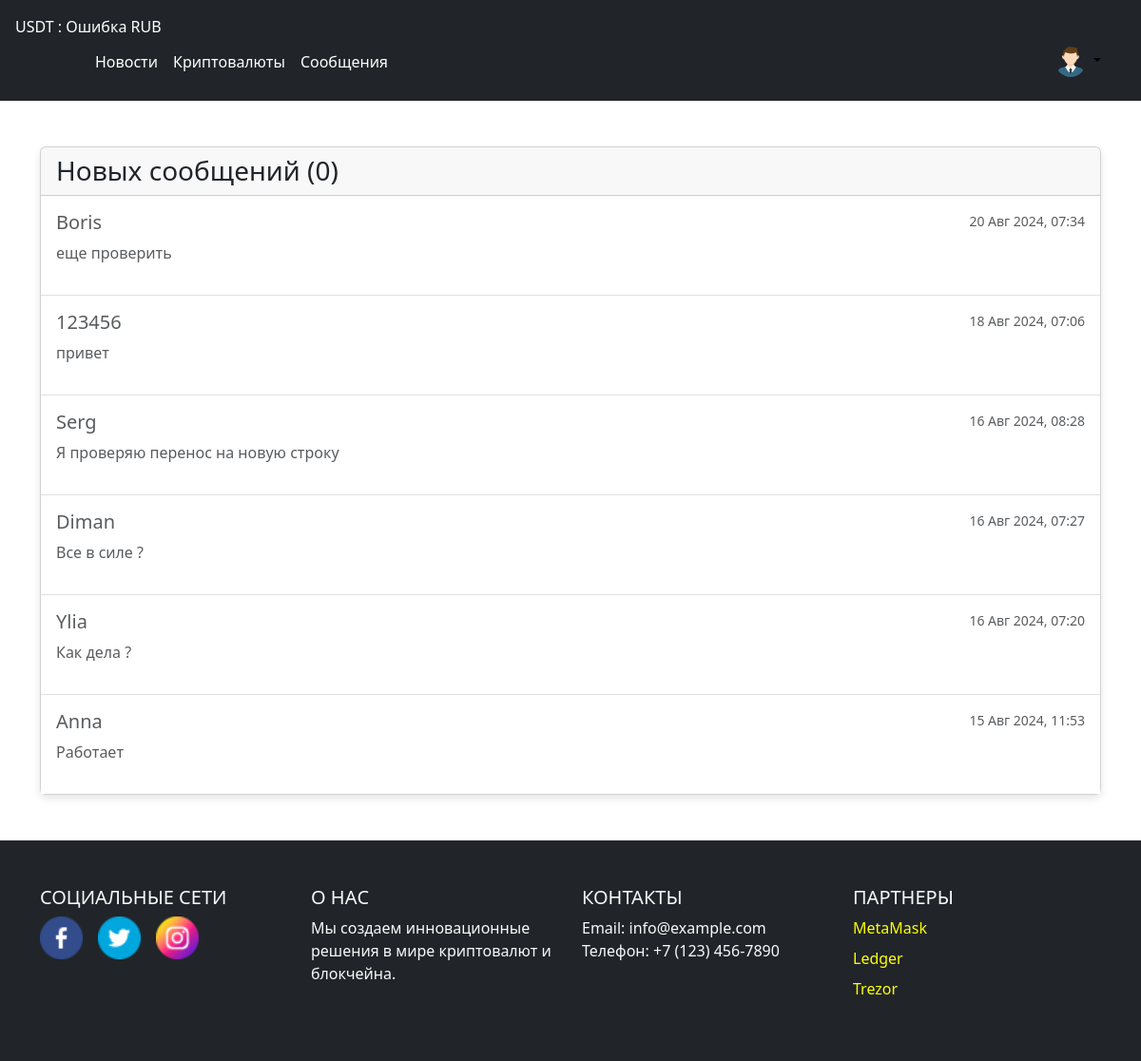
The page /users/inbox/ (signed in) on the database its author committed.
### users/models.py (models this page shows, shortened)
class Message(models.Model):
    sender = models.ForeignKey(Profile, on_delete=models.SET_NULL, null=True, blank=True, verbose_name='отправитель')
    recipient = models.ForeignKey(Profile, on_delete=models.SET_NULL, null=True, blank=True,
                                  related_name='messages', verbose_name='получатель')
    content = models.TextField( verbose_name='сообщение')
    is_read = models.BooleanField(default=False, verbose_name='прочитано')
    created = models.DateTimeField(auto_now_add=True)
    class Meta:
        ordering = ['is_read', '-created']
        verbose_name = 'сообщение'
        verbose_name_plural = 'Сообщения'

class Profile(models.Model):
    user = models.OneToOneField(User, on_delete=models.CASCADE, blank=True, verbose_name='пользователь')
    name = models.CharField(max_length=200, blank=True, verbose_name='имя')
    email = models.EmailField(max_length=500, blank=True)
    username = models.CharField(max_length=200, blank=True, verbose_name='имя пользователя')
    info = models.TextField(blank=True, verbose_name='информация')
    image = models.ImageField(upload_to='profiles/', default='profiles/8380015.jpg', verbose_name='изображение')
    social_vk = models.CharField(max_length=200, blank=True, verbose_name='социальная сеть vk')
    social_facebook = models.CharField(max_length=200, blank=True, verbose_name='социальная сеть facebook')
    social_twitter = models.CharField(max_length=200, blank=True, verbose_name='социальная сеть twitter')
    created = models.DateTimeField(auto_now_add=True)
    def __str__(self):
        return self.name
    class Meta:
        verbose_name = 'профиль'
        verbose_name_plural = 'Профили'

### users/views.py (the view)
# urls.py: path('inbox/', views.inbox, name='inbox'),
@login_required(login_url='login')
def inbox(request):
    pr = request.user.profile
    message_request = pr.messages.all()
    count_message = message_request.filter(is_read=False).count()
    context = {
        'count_message': count_message,
        'message_request': message_request,
    }
    return render(request, 'users/inbox.html', context)

### main/context_processors.py (called while the page is built)
def currency_rate(request):
    cache_key = 'currency_rate_usd_to_rub'
    rate = cache.get(cache_key)
    if rate is None:
        try:
            response = requests.get(settings.CRYPTO_API_URL, params={
                'ids': 'usd',
                'vs_currencies': 'rub'
            })
            response.raise_for_status()
            data = response.json()
            rate = data.get('usd', {}).get('rub', 'Неизвестно')
        except Exception as e:
            print(f"Ошибка при запросе к API: {e}")
            rate = 'Ошибка'
        cache.set(cache_key, rate, timeout=30)
    return {'currency_rate': rate}

### users/templates/users/inbox.html (shortened to what this page needs)
{% extends 'main/base.html' %}
{% block content %}
<main class="container my-5">
    <div class="card">
        <div class="card-header">
            <h3 class="mb-0">Новых сообщений (<span>{{ count_message }}</span>)</h3>
        </div>
        <div class="card-body p-0">
            <ul class="list-group list-group-flush">
                {% for message in message_request %}
                <li class="list-group-item p-0">
                    <a href="{% url 'message' message.pk %}"
                       class="d-flex justify-content-between align-items-start text-decoration-none p-3 w-100">
                        <div>
                            <h5 class="{% if not message.is_read %}text-dark{% else %}text-muted{% endif %}">{{ message.sender }}</h5>
                            <p class="{% if not message.is_read %}text-dark{% else %}text-muted{% endif %}">{{ message.content|truncatechars:50 }}</p>
                        </div>
                        <small class="{% if not message.is_read %}text-dark{% else %}text-muted{% endif %}">{{ message.created|date:"d M Y, H:i" }}</small>
                    </a>
                </li>
                {% endfor %}
            </ul>
        </div>
    </div>
</main>
{% endblock %}

### main/static/css/style.css (style rules this page uses)
body { background-color: #f0f0f0; font-family: 'Roboto', sans-serif; line-height: 1.6; margin: 0; padding: 0; display: flex; flex-direction: column; min-height: 100vh; }
.card { border: none; border-radius: 10px; box-shadow: 0 4px 8px rgba(0, 0, 0, 0.1); transition: transform 0.3s ease-in-out; }
.card-body { padding: 1.25rem; }

### rows shown on the page
Message: sender "Boris", content "еще проверить", created "20 Авг 2024, 07:34"
Message: sender "123456", content "привет", created "18 Авг 2024, 07:06"
Message: sender "Serg", content "Я проверяю перенос на новую строку", created "16 Авг 2024, 08:28"
Message: sender "Diman", content "Все в силе ?", created "16 Авг 2024, 07:27"
Message: sender "Ylia", content "Как дела ?", created "16 Авг 2024, 07:20"
Message: sender "Anna", content "Работает", created "15 Авг 2024, 11:53"

### other values the page prints
{{ currency_rate }} "Ошибка"
{{ count_message }} "0"
